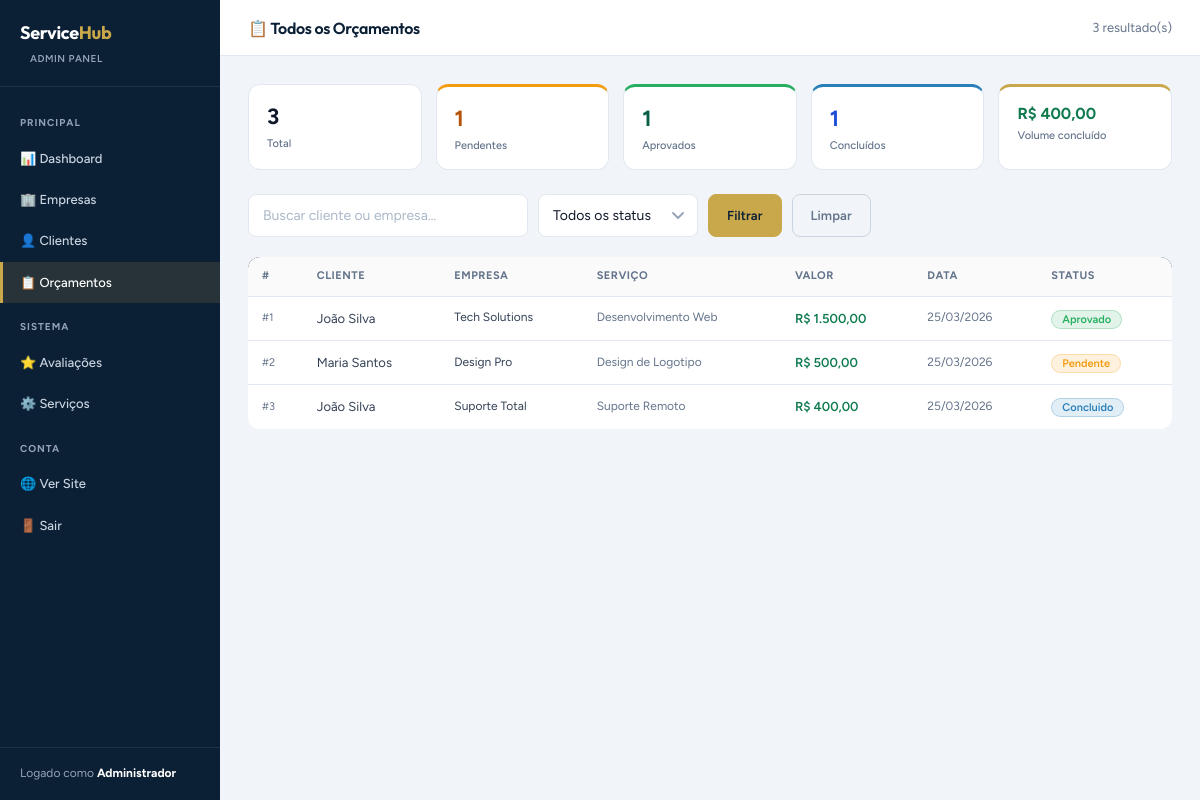
The page /admin/orcamentos.php (signed in) on the database as committed earlier.
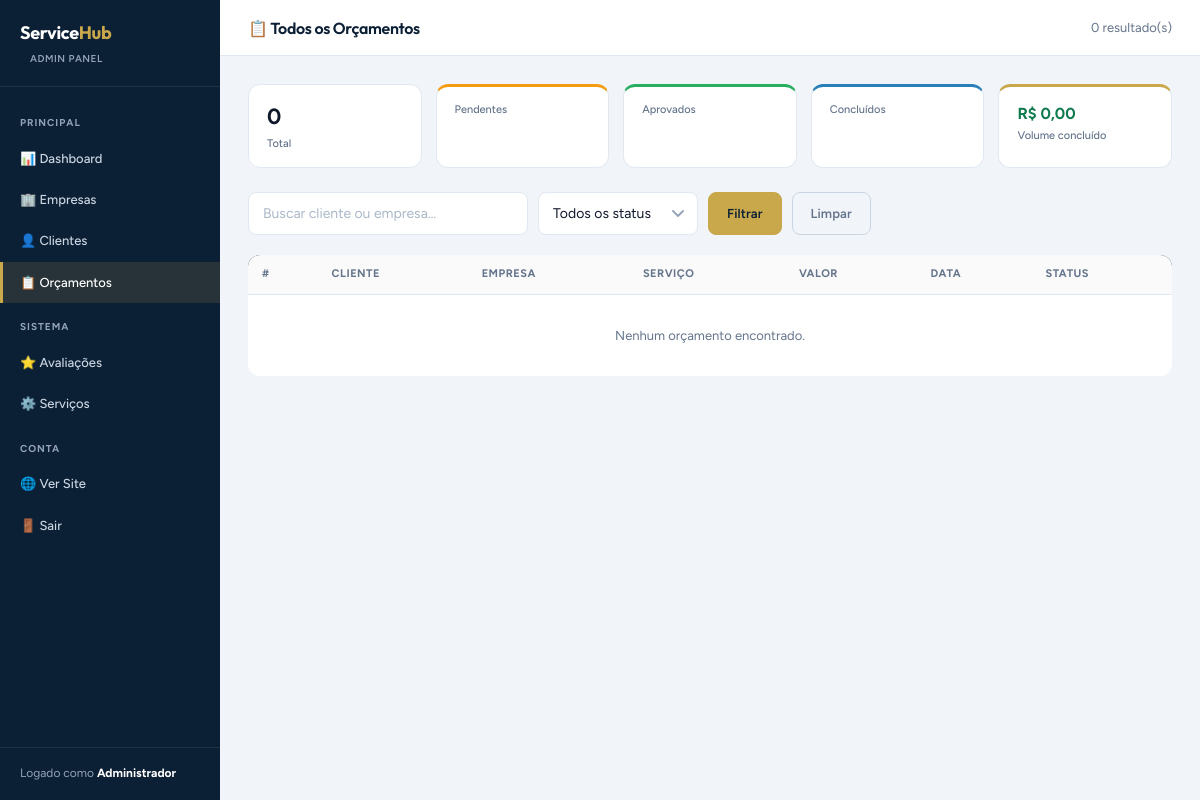
The same page on the database as committed later.
### tables this page shows
CREATE TABLE orcamentos (
    id INT AUTO_INCREMENT PRIMARY KEY,
    cliente_id INT NOT NULL,
    servico_id INT,
    empresa_id INT,
    quantidade INT DEFAULT 1,
    valor_total DECIMAL(10,2) NOT NULL DEFAULT 0,
    status ENUM('pendente','aprovado','rejeitado','concluido','expirado') DEFAULT 'pendente',
    observacoes TEXT,
    data_orcamento DATE NOT NULL,
    data_validade DATE,
    created_at TIMESTAMP DEFAULT CURRENT_TIMESTAMP,
    updated_at TIMESTAMP DEFAULT CURRENT_TIMESTAMP ON UPDATE CURRENT_TIMESTAMP,
    FOREIGN KEY (cliente_id) REFERENCES clientes(id) ON DELETE CASCADE,
    FOREIGN KEY (servico_id) REFERENCES servicos(id) ON DELETE SET NULL,
    FOREIGN KEY (empresa_id) REFERENCES empresas(id) ON DELETE SET NULL
);

CREATE TABLE clientes (
    id INT AUTO_INCREMENT PRIMARY KEY,
    nome VARCHAR(100) NOT NULL,
    email VARCHAR(100) NOT NULL UNIQUE,
    senha VARCHAR(255) NOT NULL,
    telefone VARCHAR(20),
    endereco TEXT,
    cpf_cnpj VARCHAR(20),
    tipo ENUM('fisica','juridica') DEFAULT 'fisica',
    created_at TIMESTAMP DEFAULT CURRENT_TIMESTAMP,
    updated_at TIMESTAMP DEFAULT CURRENT_TIMESTAMP ON UPDATE CURRENT_TIMESTAMP
);

CREATE TABLE empresas (
    id INT AUTO_INCREMENT PRIMARY KEY,
    nome_empresa VARCHAR(100) NOT NULL,
    email VARCHAR(100) NOT NULL UNIQUE,
    senha VARCHAR(255) NOT NULL,
    cnpj VARCHAR(20) UNIQUE,
    telefone VARCHAR(20),
    endereco TEXT,
    descricao TEXT,
    logo VARCHAR(255),
    site VARCHAR(100),
    status TINYINT DEFAULT 1 COMMENT '1=Ativa, 0=Inativa',
    created_at TIMESTAMP DEFAULT CURRENT_TIMESTAMP,
    updated_at TIMESTAMP DEFAULT CURRENT_TIMESTAMP ON UPDATE CURRENT_TIMESTAMP
);

CREATE TABLE servicos (
    id INT AUTO_INCREMENT PRIMARY KEY,
    empresa_id INT,
    nome VARCHAR(100) NOT NULL,
    descricao TEXT,
    valor DECIMAL(10,2) NULL COMMENT 'NULL = valor a definir',
    duracao_estimada INT COMMENT 'Duração em horas',
    categoria VARCHAR(50),
    status TINYINT DEFAULT 1 COMMENT '1=Ativo, 0=Inativo',
    created_at TIMESTAMP DEFAULT CURRENT_TIMESTAMP,
    updated_at TIMESTAMP DEFAULT CURRENT_TIMESTAMP ON UPDATE CURRENT_TIMESTAMP,
    FOREIGN KEY (empresa_id) REFERENCES empresas(id) ON DELETE CASCADE
);

### admin/orcamentos.php (the view, shortened to what this page needs)
<?php
require_once '../includes/config.php';
$busca = trim($_GET['busca'] ?? '');
$page  = max(1, (int)($_GET['page'] ?? 1));
$limit = 20; $offset = ($page-1)*$limit;
$where  = 'WHERE 1=1';
$params = [];
$total = $pdo->prepare("SELECT COUNT(*) FROM orcamentos o LEFT JOIN clientes c ON c.id=o.cliente_id LEFT JOIN empresas e ON e.id=o.empresa_id $where");
$total->execute($params); $total = $total->fetchColumn();
$stList = $pdo->prepare("SELECT o.*, c.nome AS cliente_nome, e.nome_empresa, s.nome AS servico_nome FROM orcamentos o LEFT JOIN clientes c ON c.id=o.cliente_id LEFT JOIN empresas e ON e.id=o.empresa_id LEFT JOIN servicos s ON s.id=o.servico_id $where ORDER BY o.created_at DESC LIMIT ? OFFSET ?");
$stList->bindValue(count($params)+1,$limit,PDO::PARAM_INT);
$stList->bindValue(count($params)+2,$offset,PDO::PARAM_INT);
$stList->execute(); $orcamentos = $stList->fetchAll();
$kpi = $pdo->query("SELECT COUNT(*) AS total, SUM(status='pendente') AS pend, SUM(status='aprovado') AS aprov, SUM(status='concluido') AS conc, SUM(CASE WHEN status='concluido' THEN valor_total END) AS faturado FROM orcamentos")->fetch();
function adBadge($status) {
    $map = ['pendente'=>'#f39c12','aprovado'=>'#27ae60','rejeitado'=>'#e74c3c','concluido'=>'#2980b9','expirado'=>'#95a5a6'];
    $c = $map[$status] ?? '#95a5a6';
    return "<span style='background:{$c}22;color:{$c};border:1px solid {$c}44;padding:2px 10px;border-radius:100px;font-size:11px;font-weight:600;'>".ucfirst($status)."</span>";
}
?>
<!DOCTYPE html>
<html lang="pt-BR">
<head>
  <link rel="stylesheet" href="../css/estilo.css">
</head>
<body>
<aside class="admin-sidebar">
  <div class="sidebar-logo"><h1>Service<span>Hub</span></h1><div class="badge">ADMIN PANEL</div></div>
  <nav class="sidebar-nav">
    <div class="section-label">Principal</div>
    <a href="index.php">📊 Dashboard</a>
    <a href="empresas.php">🏢 Empresas</a>
    <a href="clientes.php">👤 Clientes</a>
    <a href="orcamentos.php" class="active">📋 Orçamentos</a>
    <div class="section-label">Sistema</div>
    <a href="avaliacoes.php">⭐ Avaliações</a>
    <a href="servicos.php">⚙️ Serviços</a>
    <div class="section-label">Conta</div>
    <a href="../index.php" target="_blank">🌐 Ver Site</a>
    <a href="logout.php">🚪 Sair</a>
  </nav>
  <div class="sidebar-footer" style="font-size:12px;color:var(--slate);">Logado como <strong style="color:#fff;"><?= htmlspecialchars($_SESSION['admin_nome']) ?></strong></div>
</aside>
<div class="main-wrap">
  <div class="top-bar">
    <h2 style="font-size:16px;font-weight:600;">📋 Todos os Orçamentos</h2>
    <span style="font-size:13px;color:var(--text-muted);"><?= number_format($total) ?> resultado(s)</span>
  </div>
  <div class="content">
    <div class="kpi-row">
      <div class="kpi-box"><div class="val"><?= $kpi['total'] ?></div><div class="lbl">Total</div></div>
      <div class="kpi-box" style="border-top:3px solid #f39c12;"><div class="val" style="color:#b45309;"><?= $kpi['pend'] ?></div><div class="lbl">Pendentes</div></div>
      <div class="kpi-box" style="border-top:3px solid #27ae60;"><div class="val" style="color:#065f46;"><?= $kpi['aprov'] ?></div><div class="lbl">Aprovados</div></div>
      <div class="kpi-box" style="border-top:3px solid #2980b9;"><div class="val" style="color:#1d4ed8;"><?= $kpi['conc'] ?></div><div class="lbl">Concluídos</div></div>
      <div class="kpi-box" style="border-top:3px solid var(--gold);"><div class="val" style="color:var(--green);font-size:16px;">R$ <?= number_format($kpi['faturado'] ?? 0,2,',','.') ?></div><div class="lbl">Volume concluído</div></div>
    </div>
    <form method="get" style="display:flex;gap:10px;margin-bottom:20px;flex-wrap:wrap;">
      <input type="text" name="busca" class="form-control" placeholder="Buscar cliente ou empresa…" value="<?= htmlspecialchars($busca) ?>" style="max-width:280px;">
      <select name="status" class="form-control" style="max-width:160px;">
        <option value="">Todos os status</option>
      </select>
      <button type="submit" class="btn btn-primary">Filtrar</button>
      <a href="orcamentos.php" class="btn btn-ghost">Limpar</a>
    </form>
    <table class="admin-table">
      <thead><tr><th>#</th><th>Cliente</th><th>Empresa</th><th>Serviço</th><th>Valor</th><th>Data</th><th>Status</th></tr></thead>
      <tbody>
        <?php foreach ($orcamentos as $o): ?>
        <tr>
          <td style="color:var(--text-muted);font-size:11px;">#<?= $o['id'] ?></td>
          <td><?= htmlspecialchars($o['cliente_nome'] ?? '—') ?></td>
          <td style="font-size:12px;"><?= htmlspecialchars($o['nome_empresa'] ?? '—') ?></td>
          <td style="font-size:12px;color:var(--text-muted);"><?= htmlspecialchars($o['servico_nome'] ?? '—') ?></td>
          <td style="font-weight:600;color:var(--green);">R$ <?= number_format($o['valor_total'],2,',','.') ?></td>
          <td style="font-size:12px;color:var(--text-muted);"><?= date('d/m/Y', strtotime($o['data_orcamento'])) ?></td>
          <td><?= adBadge($o['status']) ?></td>
        </tr>
        <?php endforeach; ?>
        <?php if (empty($orcamentos)): ?>
        <tr><td colspan="7" style="text-align:center;padding:30px;color:var(--text-muted);">Nenhum orçamento encontrado.</td></tr>
        <?php endif; ?>
      </tbody>
    </table>
  </div>
</div>
</body>
</html>

### css/estilo.css (style rules this page uses)
:root { --navy: #0b1f35; --navy-mid: #122642; --navy-soft: #1a3354; --navy-light: #234470; --gold: #c8a84b; --gold-lt: #dfc06a; --gold-dk: #a8882e; --gold-dim: rgba(200,168,75,.13); --gold-glow: rgba(200,168,75,.25); --green: #0e7a4e; --green-lt: #16a368; --green-bg: #ecfdf5; --red: #b91c1c; --red-lt: #dc2626; --red-bg: #fef2f2; --amber: #b45309; --amber-lt: #d97706; --amber-bg: #fffbeb; --blue: #1d4ed8; --blue-lt: #2563eb; --blue-bg: #eff6ff; --slate: #94a3b8; --slate-lt: #cbd5e1; --surface: #ffffff; --surface-2: #f8fafc; --bg: #f1f5f9; --border: #e2e8f0; --border-dk: #cbd5e1; --text: #0f172a; --text-2: #334155; --text-muted: #64748b; --r-xs: 4px; --r-sm: 8px; --r: 12px; --r-lg: 16px; --r-xl: 24px; --sh-xs: 0 1px 2px rgba(15,23,42,.06); --sh-sm: 0 1px 6px rgba(15,23,42,.08), 0 1px 3px rgba(15,23,42,.05); --sh: 0 4px 16px rgba(15,23,42,.09), 0 2px 6px rgba(15,23,42,.05); --sh-lg: 0 12px 40px rgba(15,23,42,.12), 0 4px 12px rgba(15,23,42,.06); --sh-xl: 0 24px 64px rgba(15,23,42,.18), 0 8px 20px rgba(15,23,42,.08); --ease: .2s cubic-bezier(.4,0,.2,1); --ease-out: .3s cubic-bezier(0,0,.2,1); --nav-h: 64px; --font-head: 'Outfit', system-ui, sans-serif; --font-body: 'Figtree', system-ui, sans-serif; --radius: var(--r); --radius-sm: var(--r-sm); --radius-lg: var(--r-lg); --shadow: var(--sh); --shadow-sm: var(--sh-sm); --shadow-lg: var(--sh-lg); --transition: var(--ease); --teal: #0d9488; --teal-lt: #14b8a6; --teal-bg: #f0fdfa; }
*, *::before, *::after { box-sizing: border-box; margin: 0; padding: 0; }
html { font-size: 15px; scroll-behavior: smooth; -webkit-text-size-adjust: 100%; }
body { font-family: var(--font-body); background: var(--bg); color: var(--text); line-height: 1.65; -webkit-font-smoothing: antialiased; -moz-osx-font-smoothing: grayscale; }
h1, h2, h3 { font-family: var(--font-head); color: var(--navy); line-height: 1.25; letter-spacing: -.3px; }
h1 { font-size: clamp(22px, 4vw, 30px); font-weight: 700; }
h2 { font-size: clamp(18px, 3vw, 24px); font-weight: 700; }
a { color: var(--gold); text-decoration: none; transition: color var(--ease); }
.btn { display: inline-flex; align-items: center; justify-content: center; gap: 7px; padding: 9px 18px; border-radius: var(--r-sm); font-size: 13px; font-weight: 600; font-family: var(--font-body); cursor: pointer; border: 1.5px solid transparent; transition: all var(--ease); text-decoration: none; white-space: nowrap; line-height: 1; background: var(--navy-soft); color: var(--slate-lt); letter-spacing: .1px; }
.btn-primary { background: var(--gold); color: var(--navy); border-color: var(--gold); }
.btn-ghost { background: transparent; border-color: var(--border-dk); color: var(--text-muted); }
.form-control { width: 100%; padding: 10px 14px; background: var(--surface); border: 1.5px solid var(--border); border-radius: var(--r-sm); font-size: 14px; font-family: var(--font-body); color: var(--text); transition: border-color var(--ease), box-shadow var(--ease); appearance: none; -webkit-appearance: none; line-height: 1.5; }
.form-control::placeholder { color: #aab8c8; }
select.form-control { background-repeat: no-repeat; background-position: right 13px center; padding-right: 38px; cursor: pointer; }
table { width: 100%; border-collapse: collapse; font-size: 13.5px; }
thead tr { background: var(--navy); }
th { padding: 12px 16px; text-align: left; font-size: 11px; font-weight: 700; color: var(--slate-lt); text-transform: uppercase; letter-spacing: .8px; white-space: nowrap; }
td { padding: 13px 16px; border-bottom: 1px solid var(--border); vertical-align: middle; color: var(--text-2); }
tbody tr:last-child td { border-bottom: none; }
tbody tr { transition: background var(--ease); }
.badge { display: inline-flex; align-items: center; gap: 4px; padding: 3px 10px; border-radius: 100px; font-size: 11px; font-weight: 700; text-transform: uppercase; letter-spacing: .5px; white-space: nowrap; }

Rows that differ between the two databases and show on the page:
removed orcamentos: id "1", cliente.nome "João Silva", empresa.nome_empresa "Tech Solutions", servico.nome "Desenvolvimento Web", valor_total "1.500,00", data_orcamento "25/03/2026", status "Aprovado"
removed orcamentos: id "2", cliente.nome "Maria Santos", empresa.nome_empresa "Design Pro", servico.nome "Design de Logotipo", valor_total "500,00", data_orcamento "25/03/2026", status "Pendente"
removed orcamentos: id "3", cliente.nome "João Silva", empresa.nome_empresa "Suporte Total", servico.nome "Suporte Remoto", valor_total "400,00", data_orcamento "25/03/2026", status "Concluido"
Other text that changed with them:
$total: "3" → "0"
$kpi['total']: "3" → "0"
$kpi['faturado']: "400,00" → "0,00"
$kpi['pend']: "1" → (not shown)
$kpi['aprov']: "1" → (not shown)
$kpi['conc']: "1" → (not shown)
text now shown: "Nenhum orçamento encontrado."
